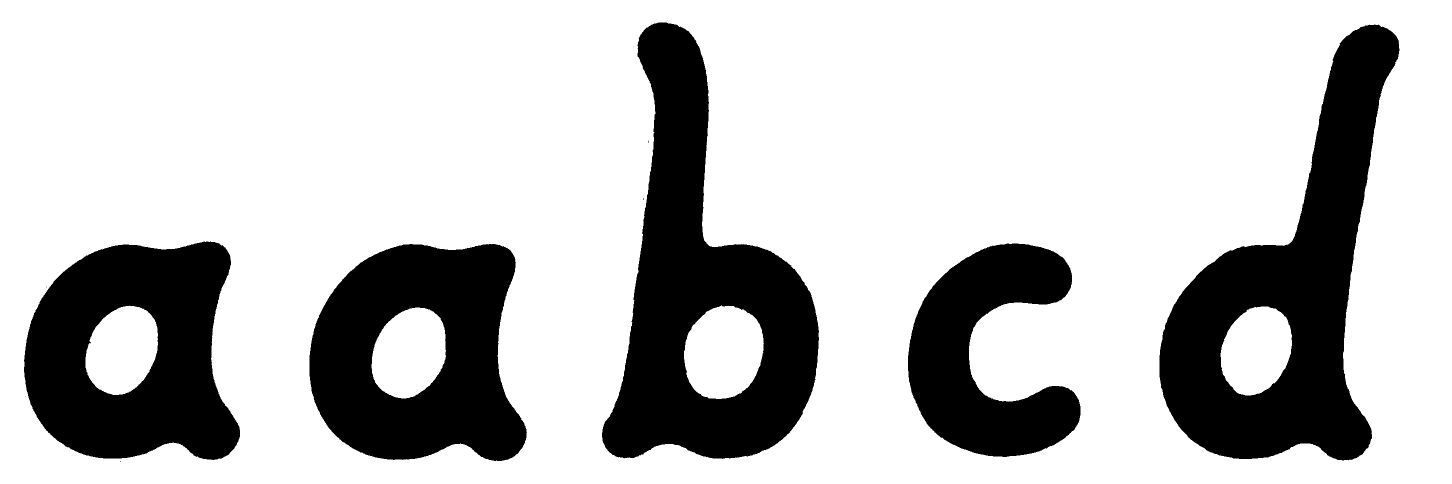
#> input picture 3d-bokstaver/abcd_original.png, 2904 x 968 px (shown at 1/2 size)
$ python abcd.py
#> lines starting #> are read from the running program, lines starting #| are printed output that depends on the picture; after the words box and inside, x2 and y2 are one past the last pixel; in counts of white or black regions, pixels touching at a corner belong together
### 3d-bokstaver/jamn.py
"""Originalbokstäverna med touch, ritade om med exakt samma linjetjocklek.

Mittlinjerna är spårade efter originalbokstävernas mitt (se touch.py för
svängarna) som mjuka Bézierkurvor och sveps med en och samma radie. Formerna
följer originalet men tjockleken blir jämn överallt. Koordinater i mm på
samma sida som original_touch.png (r flyttat 15 mm åt höger), men sidan är
310 mm hög.

    python3 jamn.py && python3 bygg.py original_jamn.png 310
"""
import numpy as np
from PIL import Image
from scipy import ndimage

HALVBREDD = 14.5    # mm, halva linjetjockleken för alla bokstäver (29 mm linje)
SIDA_H, SIDA_B = 310.0, 235.0  # lite högre än A4 så att v:ts sväng får plats
UPPLOSNING = 0.25   # mm per pixel


def kedja(start, *segment):
    """Sammanhängande kubisk Bézierkedja: varje segment är (c1, c2, slut)."""
#> called with start = (20, 277)
    t = np.linspace(0, 1, 300)[:, None]
    punkter, p0 = [], np.array(start, float)
    for c1, c2, p3 in segment:
        c1, c2, p3 = (np.array(c, float) for c in (c1, c2, p3))
        punkter.append((1 - t) ** 3 * p0 + 3 * (1 - t) ** 2 * t * c1 + 3 * (1 - t) * t ** 2 * c2 + t ** 3 * p3)
        p0 = p3
    return np.vstack(punkter)


MITTLINJER = {
    "v": [
        # vänster arm ned till spetsen
        kedja((20, 277), ((30, 260), (45, 215), (55, 195))),
        # höger arm upp, med den lilla utåtsvängen överst
        kedja((55, 195), ((68, 222), (88, 264), (103, 280)),
              ((107, 284), (112, 285), (116, 284))),
    ],
    "a": [
        # skålen, från stapelns topp moturs runt till stapeln nertill
        kedja((180, 236), ((160, 240), (123, 236), (119, 202)),
              ((116, 174), (138, 165), (157, 167)),
              ((171, 169), (179, 178), (180, 190))),
        # stapeln ned och svansen som svänger upp
        kedja((186, 244), ((182, 225), (180, 200), (180, 182)),
              ((181, 162), (198, 152), (208, 166))),
    ],
    "e": [
        # tvärstreck, rygg runt ögat, ned och ut i svansen
        kedja((27, 112), ((45, 111), (70, 111), (82, 121)),
              ((88, 141), (75, 159), (57, 159)),
              ((38, 159), (28, 141), (27, 112)),
              ((26, 85), (42, 75), (62, 75)),
              ((84, 75), (100, 80), (108, 90))),
    ],
    "r": [
        # stapeln, med originalets lilla ingång uppe till vänster
        kedja((138, 22), ((146, 45), (150, 70), (150, 96)),
              ((150, 101), (146, 104), (141, 107))),
        # armen och droppen nedåt i änden
        kedja((150, 97), ((165, 102), (185, 104), (200, 99)),
              ((208, 96), (212, 90), (211, 84))),
    ],
}


# [28 lines left out: function rendera, not called in this run]


# [2 lines that do not run on import are left out]

### 3d-bokstaver/abcd.py
"""a, a, b, c, d från Abcd_.stl, ritade om med jämn tjocklek och kortare uppstaplar.

Mittlinjerna är spårade efter bokstäverna i Abcd_.stl (skalade så att
x-höjden blir ca 108 mm, samma som "Vaer"). Uppstaplarna på b och d är
förkortade till 1,5 × x-höjden (originalet hade 2 ×). Alla linjer sveps med
samma radie som i jamn.py så att hela alfabetet får samma tjocklek.

    python3 abcd.py && python3 bygg.py abcd.png --sida 200 --namn a1 a2 b c d --ut abcd
"""
import numpy as np
from PIL import Image
from scipy import ndimage

from jamn import HALVBREDD, kedja

UPPLOSNING = 0.25   # mm per pixel
BASLINJE = 12.0     # mm, bokstävernas underkant
XHOJD = 108.0       # mm, från baslinjen till x-höjdens överkant
UPPSTAPEL = 1.5     # uppstaplarnas höjd i förhållande till x-höjden
SIDA_H, SIDA_B = 200.0, 720.0

# Mittlinjens övre ände på b och d: överkanten ska hamna på 1,5 × x-höjden
TOPP = BASLINJE + UPPSTAPEL * XHOJD - HALVBREDD

MITTLINJER = {
    "a1": [
        # skålen svänger mjukt in i stapeln så att hålet blir ovalt
        kedja((91, 88), ((88, 100), (75, 104), (60, 103)),
              ((40, 102), (27, 85), (28, 62)),
              ((29, 40), (42, 29), (60, 29)),
              ((75, 29), (88, 36), (90, 50))),
        kedja((101, 109), ((95, 104), (91, 100), (91, 90)),
              ((91, 70), (91, 50), (90, 37)),
              ((95, 33), (104, 30), (105, 23))),
    ],
    "a2": [
        kedja((235, 88), ((232, 100), (218, 104), (204, 103)),
              ((184, 102), (171, 85), (172, 62)),
              ((173, 40), (186, 28), (204, 28)),
              ((219, 28), (232, 35), (234, 50))),
        kedja((246, 108), ((240, 104), (236, 100), (235, 92)),
              ((235, 70), (235, 50), (234, 37)),
              ((240, 32), (246, 29), (249, 25))),
    ],
    "b": [
        # uppstapel med originalets krok åt vänster överst, ned till foten
        kedja((331, TOPP), ((337, TOPP - 4), (340, TOPP - 12), (340, TOPP - 22)),
              ((340, 125), (338, 112), (338, 103)),
              ((336, 80), (330, 60), (328, 36)),
              ((322, 32), (316, 28), (314, 22))),
        # skålen
        kedja((337, 90), ((342, 101), (355, 104), (368, 104)),
              ((385, 104), (397, 85), (396, 65)),
              ((395, 40), (380, 28), (363, 28)),
              ((348, 28), (336, 34), (331, 45))),
    ],
    "c": [
        kedja((522, 103), ((510, 105), (495, 103), (484, 97)),
              ((470, 88), (469, 70), (470, 60)),
              ((471, 40), (485, 28), (503, 28)),
              ((515, 28), (527, 33), (536, 46))),
    ],
    "d": [
        kedja((658, 88), ((655, 100), (642, 104), (627, 103)),
              ((607, 102), (595, 85), (596, 62)),
              ((597, 40), (610, 29), (627, 29)),
              ((642, 29), (655, 35), (657, 50))),
        # lutande uppstapel som svänger åt höger överst, och svansen nertill
        kedja((657, 37), ((658, 60), (658, 90), (658, 103)),
              ((660, 120), (663, TOPP - 14), (667, TOPP - 5)),
              ((670, TOPP), (674, TOPP + 1), (678, TOPP))),
        kedja((657, 37), ((663, 32), (672, 28), (678, 24))),
    ],
}


def rendera():
    h, b = round(SIDA_H / UPPLOSNING), round(SIDA_B / UPPLOSNING)
    linjer = np.zeros((h, b), bool)
    for banor in MITTLINJER.values():
        for bana in banor:
            langd = np.r_[0, np.cumsum(np.hypot(*np.diff(bana, axis=0).T))]
            t = np.arange(0, langd[-1], UPPLOSNING / 2)
            x = np.interp(t, langd, bana[:, 0])
            y = np.interp(t, langd, bana[:, 1])
            linjer[np.round((SIDA_H - y) / UPPLOSNING).astype(int), np.round(x / UPPLOSNING).astype(int)] = True
    form = ndimage.distance_transform_edt(~linjer) * UPPLOSNING <= HALVBREDD
    Image.fromarray(np.where(form, 0, 255).astype(np.uint8)).save("abcd.png")
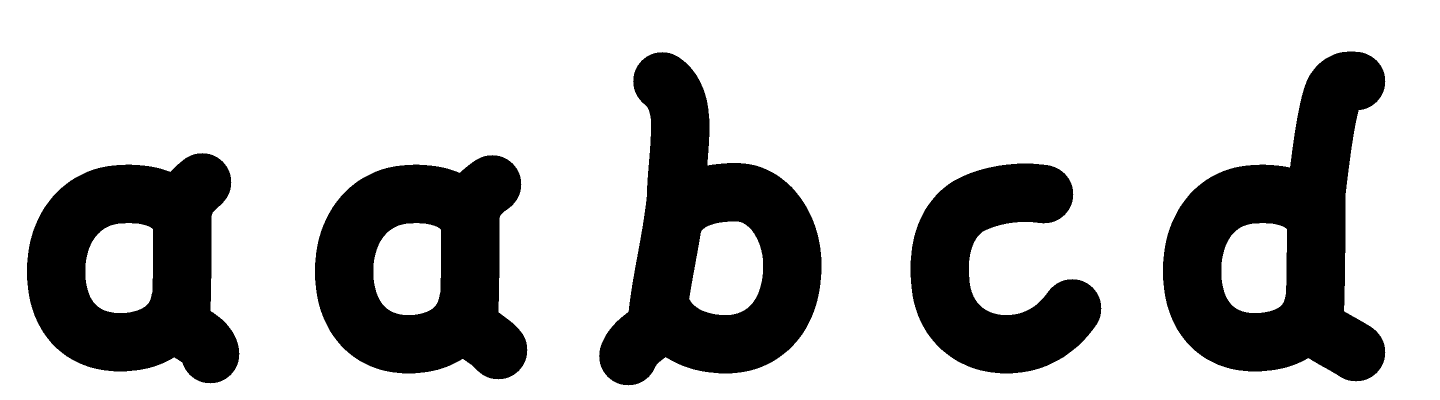
#> saved as abcd.png: PIL image 2880x800 L (shown at 1/2 size); 72.2% white; 5 black regions, box (x1, y1, x2, y2) and area: (2326, 103, 2771, 763) 150910, (1198, 104, 1643, 771) 148527, (54, 306, 479, 767) 124845, (630, 310, 1055, 759) 124502, (1821, 327, 2203, 747) 90627

    import matplotlib; matplotlib.use("Agg")
    import matplotlib.pyplot as plt
    fore = np.array(Image.open("abcd_original.png").convert("L")) < 128
#> fore: shape (968, 2904) bool; 24.7% white; 10 white regions (5 under 20 px), largest, box (x1, y1, x2, y2) and area: (2319, 49, 2799, 921) 176249, (1204, 45, 1638, 918) 174885, (619, 488, 1054, 922) 129454, (48, 483, 480, 920) 129412, (1816, 487, 2161, 914) 83444
    fig, axs = plt.subplots(2, 1, figsize=(14, 9.5), dpi=100)
    hf = fore.shape[0] * UPPLOSNING
#> hf = 242
    axs[0].imshow(fore, cmap="Greys", extent=(0, fore.shape[1] * UPPLOSNING, 0, hf))
    axs[0].set_title("Före: uppstaplar 2 × x-höjden")
    axs[1].imshow(form, cmap="Greys", extent=(0, SIDA_B, 0, SIDA_H))
    for banor in MITTLINJER.values():
        for bana in banor:
            axs[1].plot(bana[:, 0], bana[:, 1], color="#e0604a", lw=1)
    axs[1].set_title("Efter: uppstaplar 1,5 × x-höjden, samma linjetjocklek som Vaer")
    for ax in axs:
        ax.set_xlim(0, SIDA_B); ax.set_ylim(0, max(hf, SIDA_H))
        for y, f in ((BASLINJE, "baslinje"), (BASLINJE + XHOJD, "x-höjd"),
                     (BASLINJE + UPPSTAPEL * XHOJD, "1,5 ×"), (BASLINJE + 2 * XHOJD, "2 ×")):
            ax.axhline(y, color="#4a7be0", lw=0.6, ls="--")
            ax.text(SIDA_B + 3, y, f, va="center", fontsize=7, color="#4a7be0")
        ax.set_xticks([]); ax.set_yticks([])
        for s in ax.spines.values():
            s.set_visible(False)
    plt.savefig("abcd_jamforelse.png", bbox_inches="tight", facecolor="white")
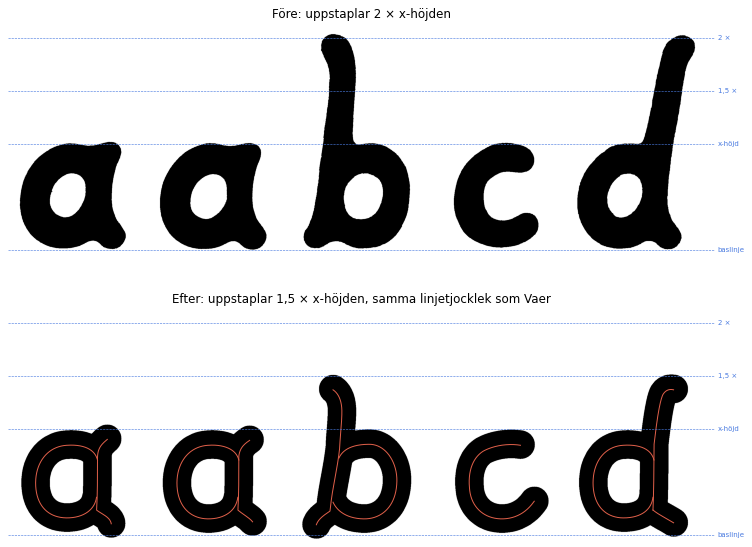
#> figure drawn by matplotlib, 2 panels


if __name__ == "__main__":
    rendera()
